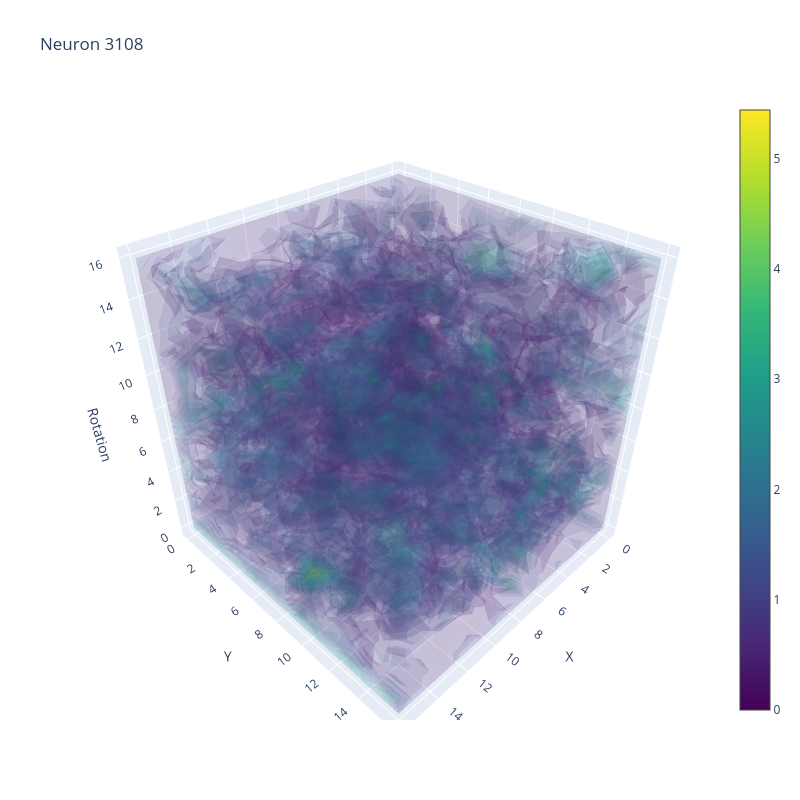

Notebook code for this chart:
### Code cell
import numpy as np
import plotly.graph_objects as go

reps = model_reps[:, :, :, neuron].flatten()

fig = go.Figure(data=go.Volume(
    x=xx_flat,
    y=yy_flat,
    z=hhd_flat,
    value=reps,
    opacity=0.1,  # Adjust opacity to see through the volume
    isomin=np.min(reps),   # Minimum data value to visualize
    isomax=np.max(reps),   # Maximum data value to visualize
    surface_count=10,  # Number of isosurfaces
    colorscale='Viridis'
))

# Update layout for better visualization
fig.update_layout(
    title=f"Neuron {neuron_idx}",
    scene=dict(
        xaxis_title='X',
        yaxis_title='Y',
        zaxis_title='Rotation',
        xaxis=dict(nticks=10),
        yaxis=dict(nticks=10),
        zaxis=dict(nticks=10),
    ),
    width=800,
    height=800
)

# Display the interactive plot
fig.show()

### Figure 1 — Plotly figure (JSON) as saved in the notebook; plotly's stock layout.template omitted (floating-point values rounded to 4 significant figures; data arrays with more than 128 entries replaced by an {"elided": "..."} marker saying what was removed)
{"data": [{"colorscale": [[0, "#440154"], [0.1111, "#482878"], [0.2222, "#3e4989"], [0.3333, "#31688e"], [0.4444, "#26828e"], [0.5556, "#1f9e89"], [0.6667, "#35b779"], [0.7778, "#6ece58"], [0.8889, "#b5de2b"], [1, "#fde725"]], "isomax": 5.441, "isomin": 0, "opacity": 0.1, "surface": {"count": 10}, "type": "volume", "value": {"elided": "4913 float values"}, "x": {"elided": "4913 int values"}, "y": {"elided": "4913 int values"}, "z": {"elided": "4913 int values"}}], "layout": {"height": 800, "scene": {"aspectmode": "auto", "aspectratio": {"x": 1.0, "y": 1.0, "z": 1.0}, "xaxis": {"nticks": 10, "title": {"text": "X"}, "type": "linear"}, "yaxis": {"nticks": 10, "title": {"text": "Y"}, "type": "linear"}, "zaxis": {"nticks": 10, "title": {"text": "Rotation"}, "type": "linear"}}, "title": {"text": "Neuron 3108"}, "width": 800}}
